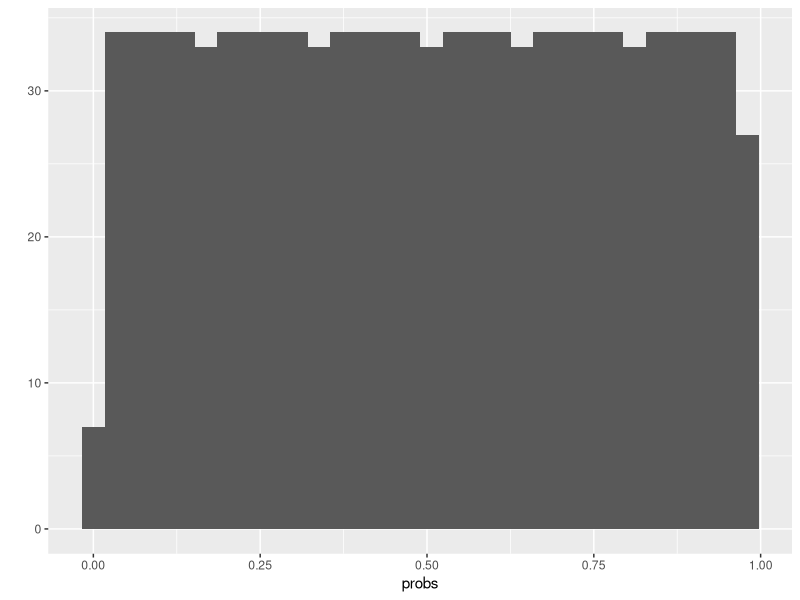
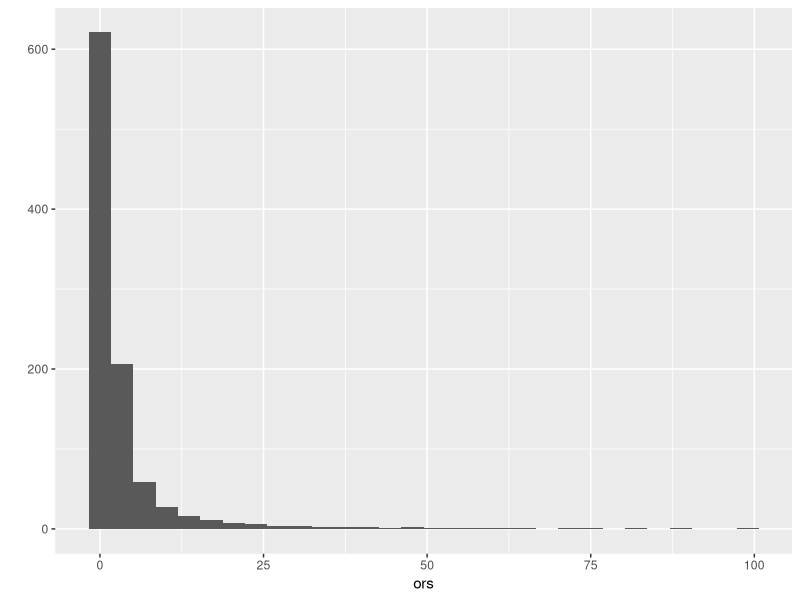
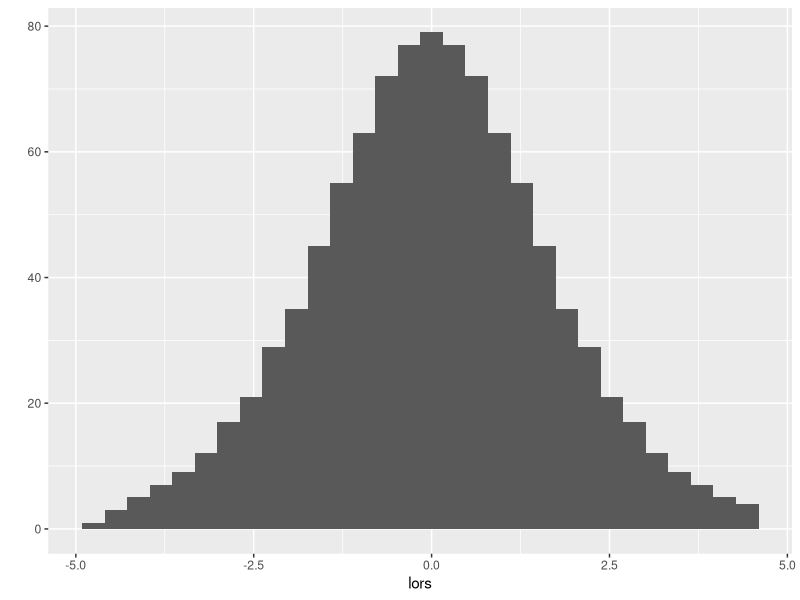

The R source for these figures, in order: (Note: this script raises an error after producing the figures.)
library(ggplot2)
library(dplyr)
df = read.csv("speedDating.csv")

probs = seq(0.01, 0.99, by = 0.001)
qplot(probs)
ors = probs/(1 - probs)#odds ratios
qplot(ors)
lors = log(ors)#log odds ratios is the useful thing
qplot(lors, bins = 30)
ldf = select(df, iid, gender, career_c, dec_o, like_o, race, race_o,sports:yoga)
ldf$gender = factor(ldf$gender, levels = 0:1)


agged = aggregate(ldf, ldf["iid"], FUN = mean, na.rm = T)
m = lm(dec_o ~ like_o, ldf)
probs = exp(predict(m))/(1 + exp(predict(m)))
ldf[!is.na(ldf$like_o),"lmProbs"] = probs


m = glm(dec_o ~ like_o, ldf, family = "binomial")

summary(m)

probs = exp(predict(m))/(1 + exp(predict(m)))
ldf[!is.na(ldf$like_o),"logisticProbs"] = probs


agged = aggregate(ldf[c("dec_o", "lmProbs", "logisticProbs")], ldf[c("like_o")], FUN = mean, na.rm = T)
agged = agged[agged$like_o %in% 1:10,]

g = ggplot(agged) + geom_point(aes(like_o, dec_o))
g + geom_hline(yintercept = 1) 
g + geom_smooth(aes(like_o, lmProbs))
g + geom_smooth(aes(like_o, logisticProbs))

#LOG = a*like_o + b
#log(p/(1 - p)) = a*like_o + b
#p = exp(a*like_o + b)/(1  + exp(a*like_o + b))
agged = aggregate(ldf[c("dec_o","lmProbs", "logisticProbs")], ldf[c("like_o")], FUN = mean, na.rm = T)
g = ggplot(agged, aes(like_o, dec_o)) + geom_point()
ldf$raceAsian = ifelse(ldf$race == 4, 1, 0)
ldf$race_oAsian = ifelse(ldf$race_o == 4, 1, 0)
ldf = ldf[ldf$gender == 1,]
dim(ldf)

agged = aggregate(ldf["race"], ldf["iid"], FUN = mean)

table(agged$race)
mdf = ldf[c("dec_o", "raceAsian", "race_oAsian")]
mdf = mdf[!is.na(rowSums(mdf)),]
m = glm(dec_o ~ raceAsian*race_oAsian,mdf, family = "binomial")
probs = fitted(m)
actual = mdf$dec_o
actual
logLoss = function(actual, predicted){
  losses = -actual*log(predicted) -(1 - actual)*log(1 - predicted)
  mean(losses)
}
library(pROC)

r = roc(actual,probs)
plot(r)
mdf = data.frame(m$fitted.values, mdf)
mdf


#Log loss 
#Make prediction with probability p
#If prediction is true your score is -log(p)
#If prediction is false your score is -log(1 - p)
